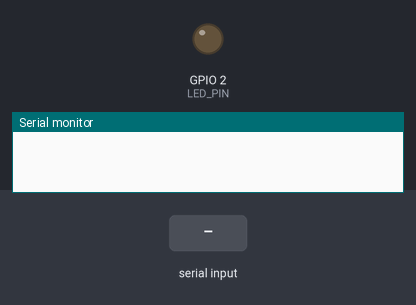
Bench run of a program on a simulated ESP32. Parts: output pins drawn as LEDs (lit = HIGH), the last lines printed to the serial monitor. Inputs (shaded band) come from the test bench.

Above: at 1.2 s.
1.3 s: "1" received over Serial
At 2.3 s:
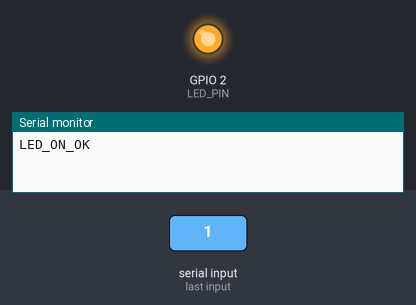
2.8 s: "0" received over Serial
At 3.5 s:
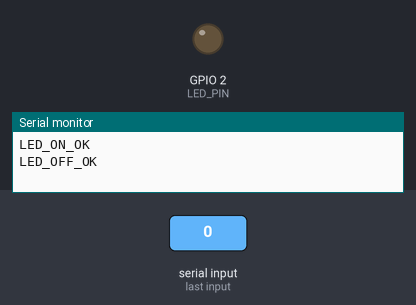
Timing chart, 0 to 5.8 s (numbered marks = the images above; inputs shaded):
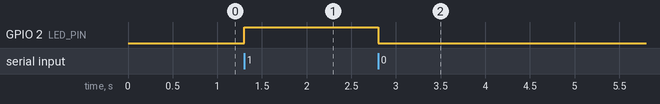

The program:

main.cpp
```cpp
#include <Arduino.h>

const int LED_PIN = 2; // Built-in LED on most ESP32 boards

void setup()
{
  Serial.begin(115200); // Initialize serial communication
  pinMode(LED_PIN, OUTPUT);
  digitalWrite(LED_PIN, LOW);
}

void loop()
{
  if (Serial.available() > 0)
  {
    char command = Serial.read();

    switch (command)
    {
    case '1': // Turn ON LED
      digitalWrite(LED_PIN, HIGH);
      Serial.println("LED_ON_OK");
      break;

    case '0': // Turn OFF LED
      digitalWrite(LED_PIN, LOW);
      Serial.println("LED_OFF_OK");
      break;

    default:
      Serial.println("INVALID_COMMAND");
      break;
    }
  }
}
```

Measured:
- after the input at 1.3 s, GPIO 2 (LED_PIN): LOW → HIGH at once
- after the input at 2.8 s, GPIO 2 (LED_PIN): HIGH → LOW at once
